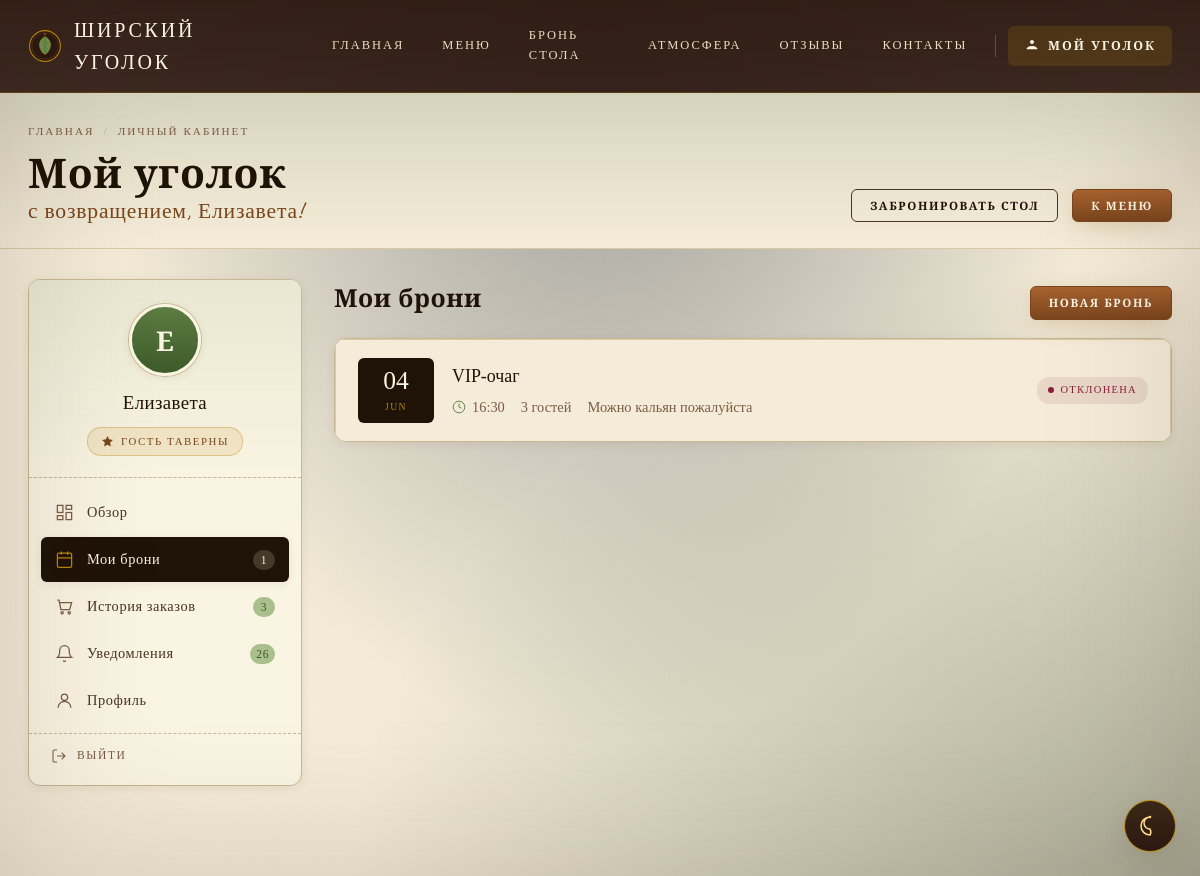
/profile.php?tab=bookings (signed in), run on the app's committed database.
### tables this page shows
CREATE TABLE `users` (
  `id` int NOT NULL AUTO_INCREMENT,
  `username` varchar(50) NOT NULL,
  `email` varchar(100) NOT NULL,
  `password` varchar(255) NOT NULL,
  `role` enum('user','admin') NOT NULL DEFAULT 'user',
  `full_name` varchar(100) DEFAULT NULL,
  `phone` varchar(20) DEFAULT NULL,
  `created_at` timestamp NULL DEFAULT CURRENT_TIMESTAMP,
  PRIMARY KEY (`id`),
  UNIQUE KEY `username` (`username`),
  UNIQUE KEY `email` (`email`)
);

CREATE TABLE `bookings` (
  `id` int NOT NULL AUTO_INCREMENT,
  `user_id` int DEFAULT NULL,
  `guest_name` varchar(150) NOT NULL,
  `guest_phone` varchar(50) NOT NULL,
  `guest_email` varchar(150) DEFAULT NULL,
  `booking_date` date NOT NULL,
  `booking_time` time NOT NULL,
  `party_size` int NOT NULL DEFAULT '2',
  `table_id` int DEFAULT NULL,
  `status` enum('pending','confirmed','rejected','cancelled','completed') NOT NULL DEFAULT 'pending',
  `notes` text,
  `admin_comment` text,
  `created_at` datetime DEFAULT CURRENT_TIMESTAMP,
  `updated_at` datetime DEFAULT CURRENT_TIMESTAMP ON UPDATE CURRENT_TIMESTAMP,
  PRIMARY KEY (`id`),
  KEY `user_id` (`user_id`),
  KEY `table_id` (`table_id`),
  CONSTRAINT `bookings_ibfk_1` FOREIGN KEY (`user_id`) REFERENCES `users` (`id`) ON DELETE SET NULL,
  CONSTRAINT `bookings_ibfk_2` FOREIGN KEY (`table_id`) REFERENCES `restaurant_tables` (`id`) ON DELETE SET NULL
);

CREATE TABLE `restaurant_tables` (
  `id` int NOT NULL AUTO_INCREMENT,
  `name` varchar(100) NOT NULL,
  `seats` int NOT NULL DEFAULT '2',
  `zone` varchar(100) DEFAULT 'Зал',
  `is_active` tinyint(1) NOT NULL DEFAULT '1',
  `created_at` datetime DEFAULT CURRENT_TIMESTAMP,
  PRIMARY KEY (`id`)
);

### public/includes/notification_helpers.php (called while the page is built, shortened)
<?php
function get_user_notifications(mysqli $conn, int $userId, int $limit = 30): array {
    $list = [];
    $stmt = $conn->prepare(
        "SELECT * FROM user_notifications WHERE user_id = ? ORDER BY created_at DESC LIMIT ?"
    );
    $stmt->bind_param('ii', $userId, $limit);
    $stmt->execute();
    $res = $stmt->get_result();
    while ($row = $res->fetch_assoc()) {
        $list[] = $row;
    }
    return $list;
}

### public/profile.php (the view, shortened to what this page needs)
<?php
include 'db.php';
require_once 'includes/notification_helpers.php';
$user_id = (int)$_SESSION['user_id'];
$stmt = $conn->prepare("SELECT username, email, full_name, phone, created_at FROM users WHERE id = ?");
$stmt->bind_param('i', $user_id); $stmt->execute();
$user = $stmt->get_result()->fetch_assoc(); $stmt->close();
$user_orders = [];
$stmt = $conn->prepare("SELECT id, order_type, status, COALESCE(total,total_price,0) AS total, created_at FROM orders WHERE user_id = ? AND status != 'cart' ORDER BY created_at DESC LIMIT 20");
$stmt->bind_param('i', $user_id); $stmt->execute();
$res = $stmt->get_result();
while ($row = $res->fetch_assoc()) $user_orders[] = $row;
$user_bookings = [];
$stmt = $conn->prepare("SELECT b.id, b.booking_date, b.booking_time, b.party_size, b.status, b.notes, b.admin_comment, rt.name AS table_name FROM bookings b LEFT JOIN restaurant_tables rt ON b.table_id = rt.id WHERE b.user_id = ? ORDER BY b.booking_date DESC LIMIT 20");
$stmt->bind_param('i', $user_id); $stmt->execute();
$res = $stmt->get_result();
while ($row = $res->fetch_assoc()) $user_bookings[] = $row;
$notifications = get_user_notifications($conn, $user_id);
$unread_count = count(array_filter($notifications, fn($n) => !$n['is_read']));
$initials = mb_strtoupper(mb_substr($user['full_name'] ?: $user['username'], 0, 1));
$initials2 = '';
if ($user['full_name']) {
    $parts = explode(' ', $user['full_name']);
    $initials = mb_strtoupper(mb_substr($parts[0], 0, 1));
    $initials2 = count($parts) > 1 ? mb_strtoupper(mb_substr($parts[1], 0, 1)) : '';
}
$section = $_GET['tab'] ?? 'overview';
$months_ru = ['January'=>'января','February'=>'февраля','March'=>'марта','April'=>'апреля','May'=>'мая','June'=>'июня','July'=>'июля','August'=>'августа','September'=>'сентября','October'=>'октября','November'=>'ноября','December'=>'декабря'];
function ru_date2($dt) { global $months_ru; foreach ($months_ru as $en=>$ru) $dt=str_replace($en,$ru,$dt); return $dt; }
$booking_status_labels = ['pending'=>'Ожидает','confirmed'=>'Подтверждена','rejected'=>'Отклонена','cancelled'=>'Отменена','completed'=>'Завершена'];
$order_status_labels = ['pending'=>'Ожидает','confirmed'=>'Подтверждён','preparing'=>'Готовится','ready'=>'Готов','completed'=>'Выполнен','cancelled'=>'Отменён'];
$pill_class = ['pending'=>'pending','confirmed'=>'confirmed','rejected'=>'cancelled','cancelled'=>'cancelled','completed'=>'past','preparing'=>'confirmed','ready'=>'confirmed'];
?>
<!doctype html>
<html lang="ru">
<head>
<link rel="stylesheet" href="style.css">
<link rel="stylesheet" href="assets/account.css">
</head>
<body>
<header class="site-header">
  <div class="bar">
    <a href="index.php" class="brand"><img src="assets/brand-mark.svg" alt="" class="brand-mark"><span>Ширский уголок</span></a>
    <nav class="nav" id="mainNav">
      <a href="index.php">Главная</a>
      <a href="menu.php">Меню</a>
      <a href="booking.php">Бронь стола</a>
      <a href="gallery.php">Атмосфера</a>
      <a href="reviews.php">Отзывы</a>
      <a href="contacts.php">Контакты</a>
      <a href="profile.php" class="nav-profile-btn active">
        <svg viewBox="0 0 24 24" width="16" height="16" fill="currentColor" stroke="none"><path d="M12 3c-1.7 0-3 1.3-3 3s1.3 3 3 3 3-1.3 3-3-1.3-3-3-3zM12 12c-5.3 0-8 2.7-8 4v1h16v-1c0-1.3-2.7-4-8-4z"/></svg>
        Мой уголок
      </a>
    </nav>
  </div>
</header>
<div class="acc-ribbon">
  <div class="inner">
    <div>
      <div class="crumbs"><a href="index.php">Главная</a><span class="sep">/</span><span>Личный кабинет</span></div>
      <h1>Мой уголок <span class="greet-hand">с возвращением, <?= htmlspecialchars($user['full_name'] ?: $user['username']) ?>!</span></h1>
    </div>
    <div class="ribbon-aside">
      <a href="booking.php" class="btn btn-ghost btn-sm">Забронировать стол</a>
      <a href="menu.php" class="btn btn-primary btn-sm">К меню</a>
    </div>
  </div>
</div>
<div class="acc-shell">
  <aside class="acc-side">
    <div class="who">
      <div class="acc-avatar"><?= htmlspecialchars($initials.$initials2) ?></div>
      <div class="name"><?= htmlspecialchars($user['full_name'] ?: $user['username']) ?></div>
      <div class="acc-tier">
        <svg viewBox="0 0 24 24" width="13" height="13" fill="currentColor"><path d="M12 2 15 8l7 1-5 5 1 7-6-3-6 3 1-7-5-5 7-1z"/></svg>
        Гость таверны
      </div>
    </div>
    <ul class="acc-nav">
      <li><a href="?tab=overview" class="<?= $section==='overview'?'active':'' ?>">
        <svg class="ico" viewBox="0 0 24 24" fill="none" stroke="currentColor" stroke-width="1.6"><rect x="3" y="3" width="7" height="9"/><rect x="14" y="3" width="7" height="5"/><rect x="14" y="12" width="7" height="9"/><rect x="3" y="16" width="7" height="5"/></svg>Обзор
      </a></li>
      <li><a href="?tab=bookings" class="<?= $section==='bookings'?'active':'' ?>">
        <svg class="ico" viewBox="0 0 24 24" fill="none" stroke="currentColor" stroke-width="1.6"><rect x="3" y="4" width="18" height="18" rx="2"/><line x1="16" y1="2" x2="16" y2="6"/><line x1="8" y1="2" x2="8" y2="6"/><line x1="3" y1="10" x2="21" y2="10"/></svg>Мои брони
        <?php if (count($user_bookings) > 0): ?><span class="count"><?= count($user_bookings) ?></span><?php endif; ?>
      </a></li>
      <li><a href="?tab=orders" class="<?= $section==='orders'?'active':'' ?>">
        <svg class="ico" viewBox="0 0 24 24" fill="none" stroke="currentColor" stroke-width="1.6"><path d="M3 4h2l2.5 12h11l2.5-9H6"/><circle cx="9" cy="20" r="1.5"/><circle cx="18" cy="20" r="1.5"/></svg>История заказов
        <?php if (count($user_orders) > 0): ?><span class="count"><?= count($user_orders) ?></span><?php endif; ?>
      </a></li>
      <li><a href="?tab=notifications" class="<?= $section==='notifications'?'active':'' ?>">
        <svg class="ico" viewBox="0 0 24 24" fill="none" stroke="currentColor" stroke-width="1.6"><path d="M18 8a6 6 0 0 0-12 0c0 7-3 9-3 9h18s-3-2-3-9"/><path d="M13.7 21a2 2 0 0 1-3.4 0"/></svg>Уведомления
        <?php if ($unread_count > 0): ?><span class="count"><?= $unread_count ?></span><?php endif; ?>
      </a></li>
      <li><a href="?tab=profile" class="<?= $section==='profile'?'active':'' ?>">
        <svg class="ico" viewBox="0 0 24 24" fill="none" stroke="currentColor" stroke-width="1.6"><circle cx="12" cy="8" r="4"/><path d="M4 21c0-4.4 3.6-8 8-8s8 3.6 8 8"/></svg>Профиль
      </a></li>
    </ul>
    <div class="side-foot">
      <a href="logout.php?type=user" class="acc-logout">
        <svg viewBox="0 0 24 24" fill="none" stroke="currentColor" stroke-width="1.6" width="16" height="16"><path d="M9 21H5a2 2 0 0 1-2-2V5a2 2 0 0 1 2-2h4"/><path d="m16 17 5-5-5-5M21 12H9"/></svg>
        Выйти
      </a>
    </div>
  </aside>
  <main class="acc-main">
    <?php if ($section === 'overview'): ?>
    <div class="acc-stats">
      <div class="acc-stat">
        <div class="ico"><svg viewBox="0 0 24 24" fill="none" stroke="currentColor" stroke-width="1.6"><rect x="3" y="4" width="18" height="18" rx="2"/><line x1="3" y1="10" x2="21" y2="10"/></svg></div>
        <div class="val"><?= count($user_bookings) ?></div>
        <div class="lbl">Бронирований</div>
      </div>
      <div class="acc-stat">
        <div class="ico"><svg viewBox="0 0 24 24" fill="none" stroke="currentColor" stroke-width="1.6"><path d="M3 4h2l2.5 12h11l2.5-9H6"/></svg></div>
        <div class="val"><?= count($user_orders) ?></div>
        <div class="lbl">Заказов</div>
      </div>
      <div class="acc-stat">
        <div class="ico"><svg viewBox="0 0 24 24" fill="none" stroke="currentColor" stroke-width="1.6"><path d="M18 8a6 6 0 0 0-12 0c0 7-3 9-3 9h18s-3-2-3-9"/></svg></div>
        <div class="val"><?= $unread_count ?></div>
        <div class="lbl">Новых уведомлений</div>
      </div>
      <div class="acc-stat">
        <div class="ico"><svg viewBox="0 0 24 24" fill="none" stroke="currentColor" stroke-width="1.6"><circle cx="12" cy="12" r="9"/><path d="M12 7v10M9.5 9.5h3.5a1.5 1.5 0 0 1 0 3H10a1.5 1.5 0 0 0 0 3h4"/></svg></div>
        <div class="val">200</div>
        <div class="lbl">Медовых монет</div>
      </div>
    </div>
    <div class="acc-cols">
      <div>
        <div class="acc-panel">
          <div class="acc-panel-head"><h3>Последние брони</h3><a href="?tab=bookings" class="link">Все брони →</a></div>
          <?php if (empty($user_bookings)): ?>
          <div class="acc-empty" style="padding:30px;"><p>Нет броней</p><a href="booking.php" class="btn btn-primary btn-sm">Забронировать стол</a></div>
          <?php else: ?>
          <?php foreach (array_slice($user_bookings, 0, 3) as $b):
            $dt = new DateTime($b['booking_date']);
          ?>
          <div class="booking-item">
            <div class="book-date"><span class="d"><?= $dt->format('d') ?></span><span class="m"><?= ru_date2($dt->format('M')) ?></span></div>
            <div class="book-info">
              <div class="t"><?= htmlspecialchars($b['table_name'] ?? 'Стол') ?></div>
              <div class="sub"><span><?= substr($b['booking_time'],0,5) ?></span><span><?= $b['party_size'] ?> гостей</span></div>
            </div>
            <div class="book-act"><span class="pill <?= $pill_class[$b['status']] ?? 'pending' ?>"><?= $booking_status_labels[$b['status']] ?? $b['status'] ?></span></div>
          </div>
          <?php endforeach; ?>
          <?php endif; ?>
        </div>
        <div class="acc-panel">
          <div class="acc-panel-head"><h3>История заказов</h3><a href="?tab=orders" class="link">Все →</a></div>
          <?php if (empty($user_orders)): ?>
          <div class="acc-empty" style="padding:30px;"><p>Нет заказов</p><a href="menu.php" class="btn btn-primary btn-sm">К меню</a></div>
          <?php else: ?>
          <table class="acc-table">
            <thead><tr><th>Заказ</th><th>Дата</th><th>Статус</th><th>Сумма</th></tr></thead>
            <tbody>
            <?php foreach (array_slice($user_orders, 0, 5) as $o): ?>
            <tr>
              <td class="ord-id">#<?= $o['id'] ?></td>
              <td><?= date('d.m.Y', strtotime($o['created_at'])) ?></td>
              <td><span class="pill <?= $pill_class[$o['status']] ?? 'pending' ?>"><?= $order_status_labels[$o['status']] ?? $o['status'] ?></span></td>
              <td class="ord-sum"><?= number_format((float)$o['total'], 0, '.', ' ') ?> ₽</td>
            </tr>
            <?php endforeach; ?>
            </tbody>
          </table>
          <?php endif; ?>
        </div>
      </div>
      <div>
        <div class="honey-card" style="margin-bottom:22px;">
          <div class="label">Медовые монеты</div>
          <div class="honey-balance">
            <div class="honey-coin"><svg viewBox="0 0 24 24" width="24" height="24" fill="currentColor"><path d="M12 2 15 8l7 1-5 5 1 7-6-3-6 3 1-7-5-5 7-1z"/></svg></div>
            <div class="amt">200<small>монет</small></div>
          </div>
          <p class="note">Приветственные монеты за регистрацию</p>
          <div class="honey-progress"><span style="width:5%"></span></div>
          <div class="next"><span>До «Завсегдатая»</span><span>800 монет</span></div>
        </div>
        <?php if ($unread_count > 0): ?>
        <div class="acc-panel">
          <div class="acc-panel-head"><h3>Уведомления <span class="count"><?= $unread_count ?></span></h3><a href="?tab=notifications" class="link">Все →</a></div>
          <?php foreach (array_filter($notifications, fn($n)=>!$n['is_read']) as $n): ?>
          <div style="padding:14px 22px;border-bottom:1px solid var(--line);font-size:0.92rem;">
            <div style="color:var(--ink);"><?= htmlspecialchars($n['message']) ?></div>
            <div style="font-size:0.8rem;color:var(--ink-mute);margin-top:4px;"><?= date('d.m.Y H:i', strtotime($n['created_at'])) ?></div>
          </div>
          <?php endforeach; ?>
        </div>
        <?php endif; ?>
      </div>
    </div>
    <?php elseif ($section === 'bookings'): ?>
    <div class="acc-section-title"><h2>Мои брони</h2><a href="booking.php" class="btn btn-primary btn-sm">Новая бронь</a></div>
    <?php if (empty($user_bookings)): ?>
    <div class="acc-empty"><svg viewBox="0 0 24 24" fill="none" stroke="currentColor" stroke-width="1.5"><rect x="3" y="4" width="18" height="18" rx="2"/><line x1="3" y1="10" x2="21" y2="10"/></svg><p>У тебя пока нет броней</p><a href="booking.php" class="btn btn-primary btn-sm">Забронировать стол</a></div>
    <?php else: ?>
    <div class="acc-panel">
      <?php foreach ($user_bookings as $b):
        $dt = new DateTime($b['booking_date']);
      ?>
      <div class="booking-item">
        <div class="book-date"><span class="d"><?= $dt->format('d') ?></span><span class="m"><?= ru_date2($dt->format('M')) ?></span></div>
        <div class="book-info">
          <div class="t"><?= htmlspecialchars($b['table_name'] ?? 'Стол без номера') ?></div>
          <div class="sub">
            <span><svg viewBox="0 0 24 24" width="14" height="14" fill="none" stroke="currentColor" stroke-width="1.6"><circle cx="12" cy="12" r="10"/><polyline points="12 6 12 12 16 14"/></svg><?= substr($b['booking_time'],0,5) ?></span>
            <span><?= $b['party_size'] ?> гостей</span>
            <?php if ($b['notes']): ?><span><?= htmlspecialchars(mb_substr($b['notes'],0,40)) ?></span><?php endif; ?>
          </div>
        </div>
        <div class="book-act"><span class="pill <?= $pill_class[$b['status']] ?? 'pending' ?>"><?= $booking_status_labels[$b['status']] ?? $b['status'] ?></span></div>
      </div>
      <?php endforeach; ?>
    </div>
    <?php endif; ?>
    <?php endif; ?>
  </main>
</div>
</body>
</html>

### data on the page
users: full_name "Елизавета", full_name "Е"
bookings: booking_date "04", booking_date "JUN", table.name "VIP-очаг", booking_time "16:30", party_size "3", notes "Можно кальян пожалуйста", status "ОТКЛОНЕНА"

### other printed values
count($user_bookings) "1"
count($user_orders) "3"
$unread_count "26"
